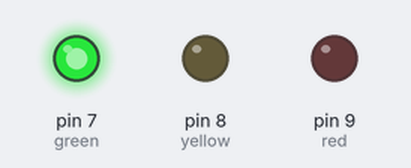
The sketch below on a simulated Arduino Uno, built with avr-gcc and run on an emulated ATmega328P. Shown: output pins drawn as LEDs (lit = HIGH).

Above: at 7.5 s.
At 17.5 s:
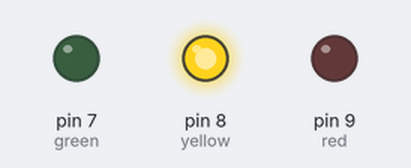
At 27.5 s:
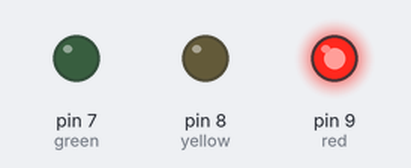
Timing chart, 0 to 45.5 s (numbered marks = the images above):
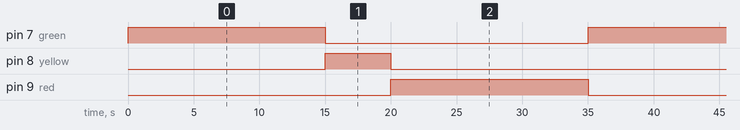

The sketch:

CS4540-lab3-B1.ino
```cpp
int red = 9;
int yellow = 8;
int green = 7;

void setup(){

  pinMode(red, OUTPUT);
  pinMode(yellow, OUTPUT);
  pinMode(green,  OUTPUT);

}
void loop(){

   digitalWrite(green, HIGH);
  delay(15000);
  digitalWrite(green,  LOW);

    digitalWrite(yellow, HIGH);
  delay(5000);
    digitalWrite(yellow,  LOW);

    digitalWrite(red, HIGH);
  delay(15000);
    digitalWrite(red,  LOW);

}
```

Measured:
- by itself, pin 7 (green), pin 9 (red): alternates HIGH for 15.0 s and LOW for 20.0 s
- by itself, pin 8 (yellow): alternates HIGH for 5.0 s and LOW for 30.0 s
- by itself, everything shown: repeats every 35.0 s, in 4 steps
